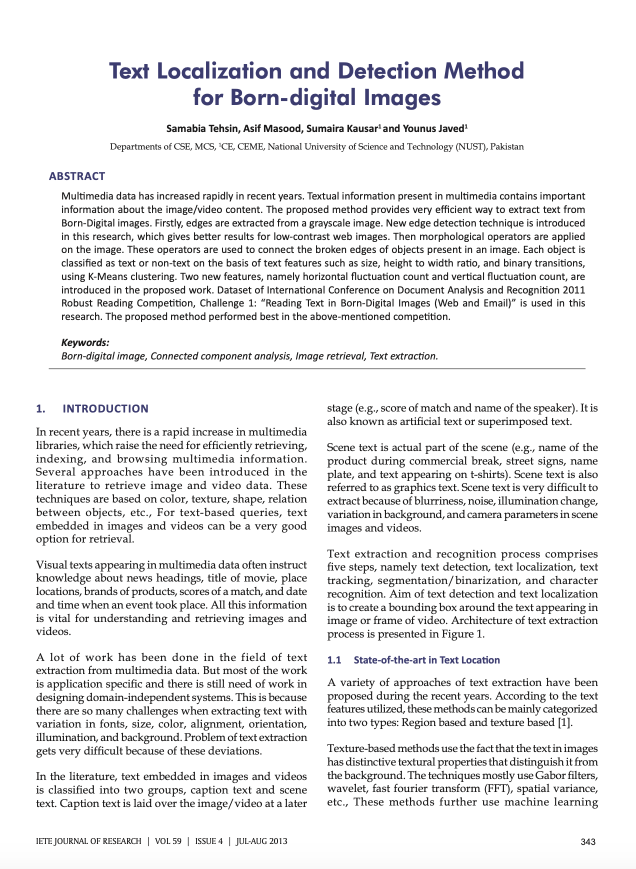
#> input picture Digital Image Processing/allText1.png, 1272 x 1738 px (shown at 1/2 size)
$ python assignment.py
#> lines starting #> are read from the running program, lines starting #| are printed output that depends on the picture; after the words box and inside, x2 and y2 are one past the last pixel; in counts of white or black regions, pixels touching at a corner belong together
import cv2
from matplotlib import pyplot as pt
import numpy as np

def detect_text_and_table(img):
#> called with img = 'allText1.png'
    doc = cv2.imread(img,1)
#> doc is the input picture: shape (1738, 1272, 3); mean B, G, R 235.4, 234.9, 235
    gray = cv2.cvtColor(doc, cv2.COLOR_BGR2GRAY)
    thresh = cv2.adaptiveThreshold(gray,255,cv2.ADAPTIVE_THRESH_MEAN_C, cv2.THRESH_BINARY,3,-1)
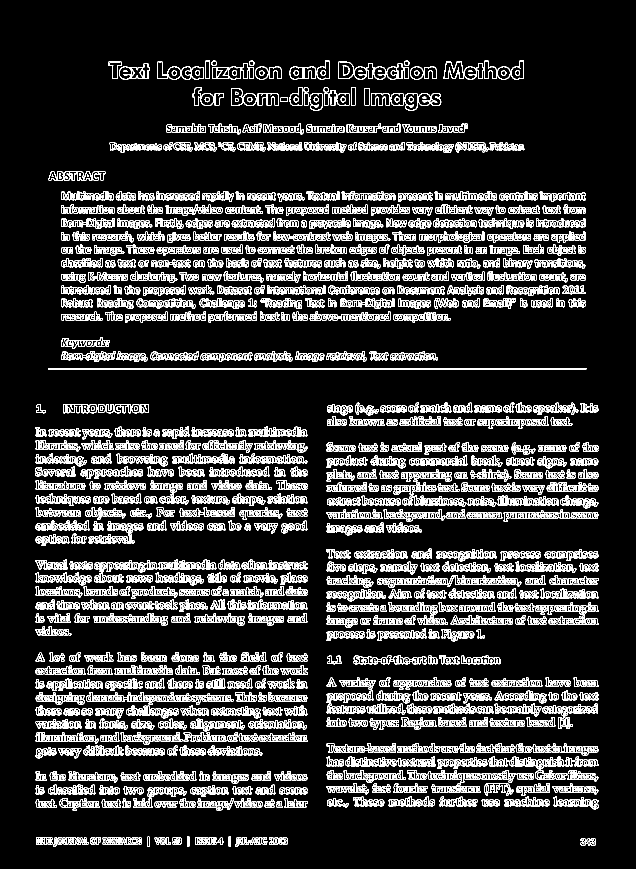
#> thresh: shape (1738, 1272) (shown at 1/2 size); 14.3% white in thin lines or dots, all inside (x1, y1, x2, y2) = (71, 121, 1198, 1694)

    horizontal = np.copy(thresh)

    cols = horizontal.shape[1]
#> cols = 1272
    horizontal_size = cols // 3
#> horizontal_size = 424

    horizontalStructure = cv2.getStructuringElement(cv2.MORPH_RECT, (horizontal_size, 1))
    horizontal = cv2.morphologyEx(horizontal,cv2.MORPH_OPEN,horizontalStructure)
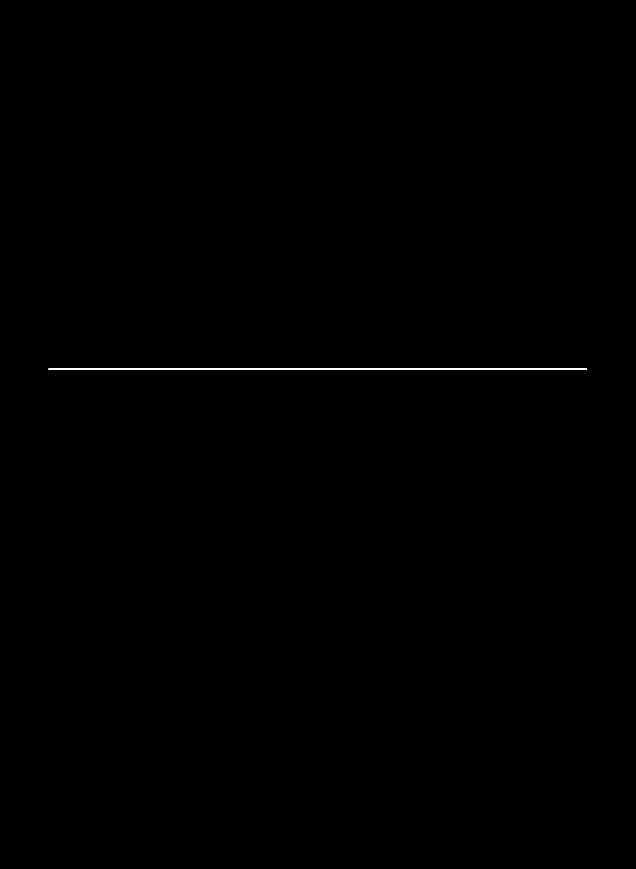
#> horizontal: shape (1738, 1272) (shown at 1/2 size); 0.15% white in thin lines or dots, all inside (x1, y1, x2, y2) = (97, 736, 1174, 740)

    contoursTable, hierarchy = cv2.findContours(horizontal, cv2.RETR_EXTERNAL, cv2.CHAIN_APPROX_SIMPLE)
#> contoursTable = 2 contours, 1 with area under 20; largest, box (x1, y1, x2, y2) and area: (97, 738, 1174, 740) 1076

    if len(contoursTable) >= 4:
        idx = 0
        yaxis = []
        for c in contoursTable:
            x, y, w, h = cv2.boundingRect(c)
            yaxis.append(y)
            idx += 1

        idx = 0
        for c in contoursTable:
            x, y, w, h = cv2.boundingRect(c)
            if (idx == 0):
                cv2.rectangle(doc, (x, y), (x + w, y - (y - yaxis[idx+4]) ), (255,0,0), 3)
                cv2.rectangle(thresh, (x - 20, y + 10), (x + 20 + w , y - (y - yaxis[idx+4])), (0,0,0), -1)

            if (idx % 7 == 0):
                cv2.rectangle(doc, (x, y), (x + w, y - (y - yaxis[idx+4]) ), (255,0,0), 3)
                cv2.rectangle(thresh, (x - 20, y + 10), (x + 20 + w, y - (y - yaxis[idx+4])  ), (0,0,0), -1)
            idx += 1

    kernel = cv2.getStructuringElement(cv2.MORPH_RECT, (5,5))
    text = cv2.dilate(thresh, kernel, iterations = 3)
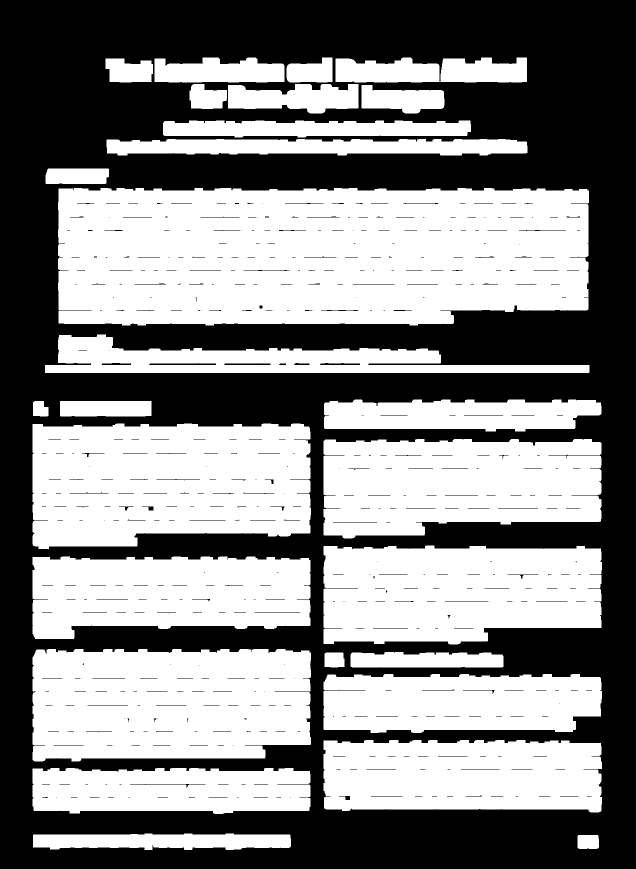
#> text: shape (1738, 1272) (shown at 1/2 size); 52.6% white; 472 black regions (261 under 20 px)

    contoursText, hierarchy= cv2.findContours(text, cv2.RETR_EXTERNAL, cv2.CHAIN_APPROX_SIMPLE)
#> contoursText = 28 contours; largest, box (x1, y1, x2, y2) and area: (116, 376, 1178, 651) 276074, (65, 847, 622, 1098) 124457, (65, 1298, 622, 1523) 116378, (647, 1091, 1204, 1289) 97006, (647, 878, 1203, 1077) 94148

    for c in contoursText:
        x,y,w,h = cv2.boundingRect(c)
        if (h > 800):
            continue
        cv2.rectangle(doc, (x, y), (x + w, y + h), (36,255,12), 2)
#> this loop made 28 passes
#> (x, y, w, h) on passes 1 to 12: (1155, 1670, 43, 28), (66, 1667, 516, 33), (65, 1536, 556, 92), (647, 1480, 557, 145), (647, 1348, 557, 118), (649, 1305, 40, 30), (701, 1304, 306, 31), (65, 1298, 557, 225), (65, 1113, 556, 165), (647, 1091, 557, 198), (647, 878, 556, 199), (65, 847, 557, 251)
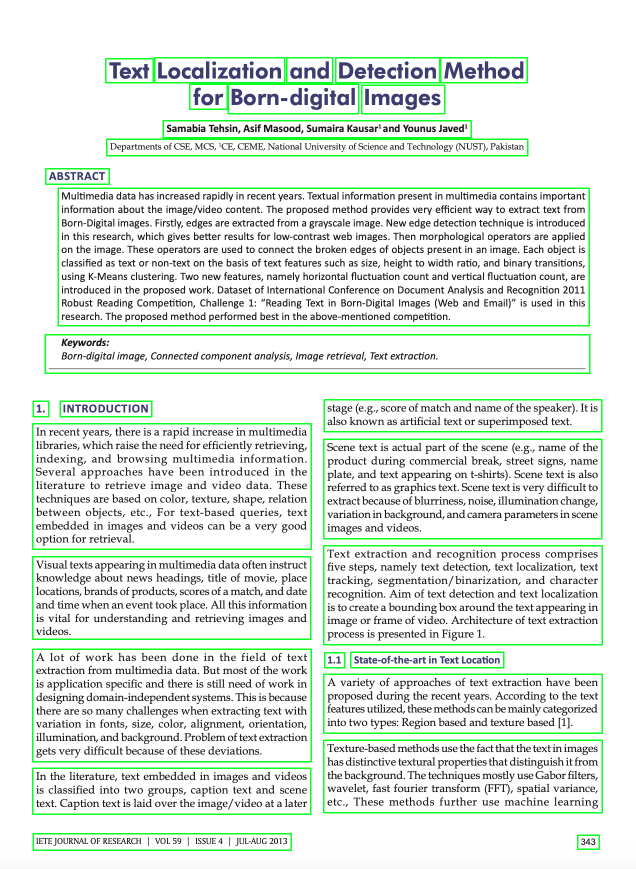
#> doc: shape (1738, 1272, 3) (shown at 1/2 size); 3.71% of pixels changed, all inside (x1, y1, x2, y2) = (64, 114, 1206, 1702)

    return doc

testImages = ['allText1.png','allText2.png','withTable1.png','withTable2.png','withTwoTables1.png','withTwoTables2.png']

for img in range (len(testImages)):
    pt.figure()
    pt.title("Image" + str(img+1))
    pt.imshow(cv2.cvtColor(detect_text_and_table(testImages[img]),cv2.COLOR_BGR2RGB))
#> pass 2 of the loop `for img in range (len(testImages)):`:
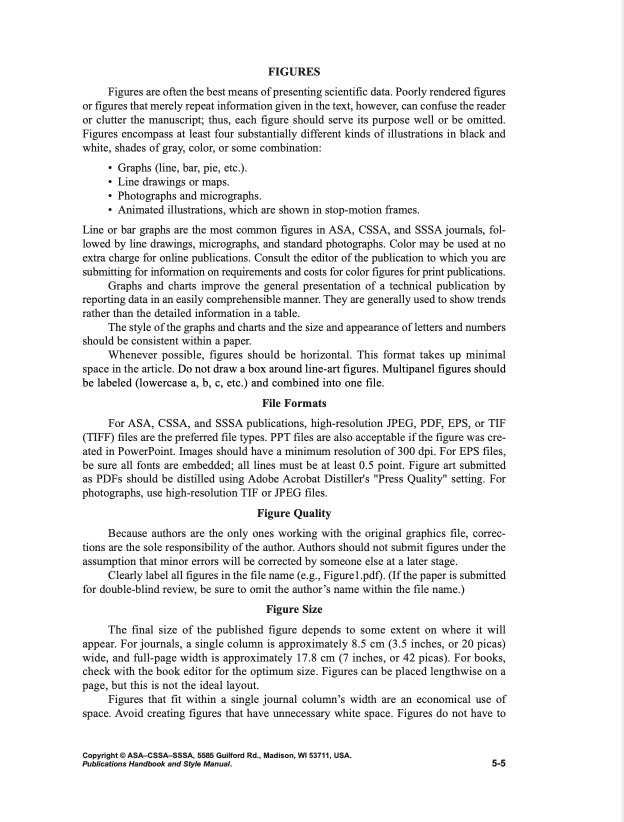
#> input picture Digital Image Processing/allText2.png, 1248 x 1644 px (shown at 1/2 size)
#> in detect_text_and_table, doc is the input picture: shape (1644, 1248, 3); mean B, G, R 239.6, 239.6, 239.7
#> gray: shape (1644, 1248)
#> in detect_text_and_table (call 2), `thresh = cv2.adaptiveThreshold(gray,255,cv2.ADAPTIVE_THRESH_MEAN_C, cv..`:
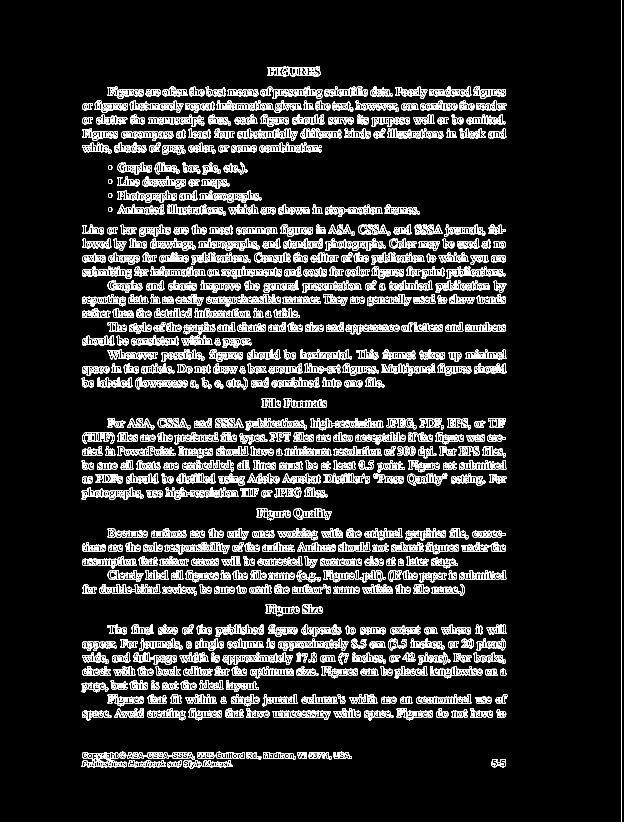
#> thresh: shape (1644, 1248) (shown at 1/2 size); 11% white in thin lines or dots, all inside (x1, y1, x2, y2) = (163, 0, 1243, 1644)
#> horizontal: shape (1644, 1248); every value is 0
#> contoursTable = []
#> kernel = [[1, 1, 1, 1, 1], [1, 1, 1, 1, 1], [1, 1, 1, 1, 1], [1, 1, 1, 1, 1], [1, 1, 1, 1, 1]]
#> text: shape (1644, 1248); 41.4% white; 13 white regions
#> contoursText = 13 contours; largest, box (x1, y1, x2, y2) and area: (157, 443, 1019, 785) 249826, (157, 1243, 1021, 1447) 150759, (157, 830, 1019, 1006) 132782, (158, 1050, 1019, 1198) 111504, (158, 167, 1019, 316) 108059
#> the loop in detect_text_and_table (call 2), `for c in contoursText:` made 13 passes
#> (x, y, w, h) on passes 1 to 8: (977, 1512, 41, 29), (157, 1497, 553, 46), (157, 1243, 864, 204), (525, 1202, 127, 37), (158, 1050, 861, 148), (507, 1010, 163, 37), (157, 830, 862, 176), (517, 790, 143, 32)
#> after the loop in detect_text_and_table (call 2), `for c in contoursText:`:
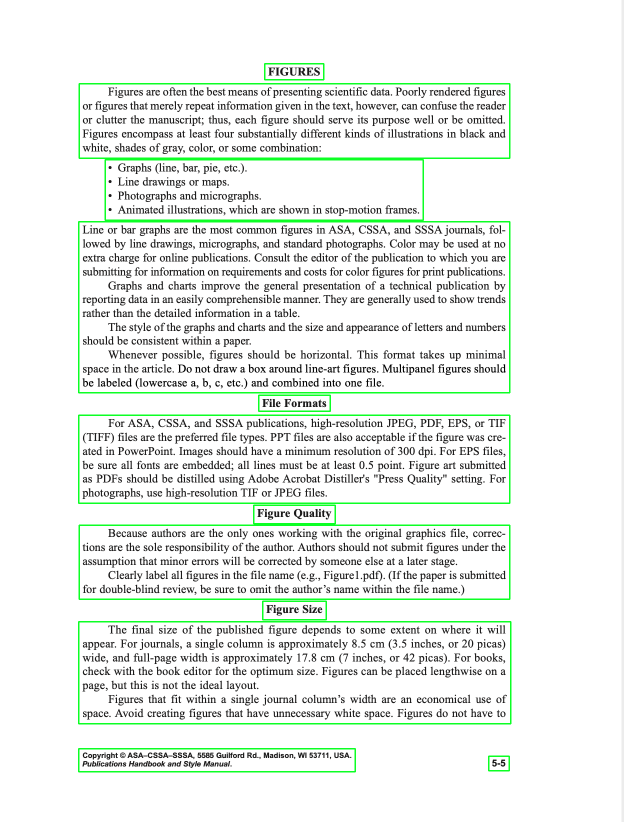
#> doc: shape (1644, 1248, 3) (shown at 1/2 size); 2.17% of pixels changed, all inside (x1, y1, x2, y2) = (156, 126, 1023, 1545)
#> pass 3 of the loop `for img in range (len(testImages)):`:
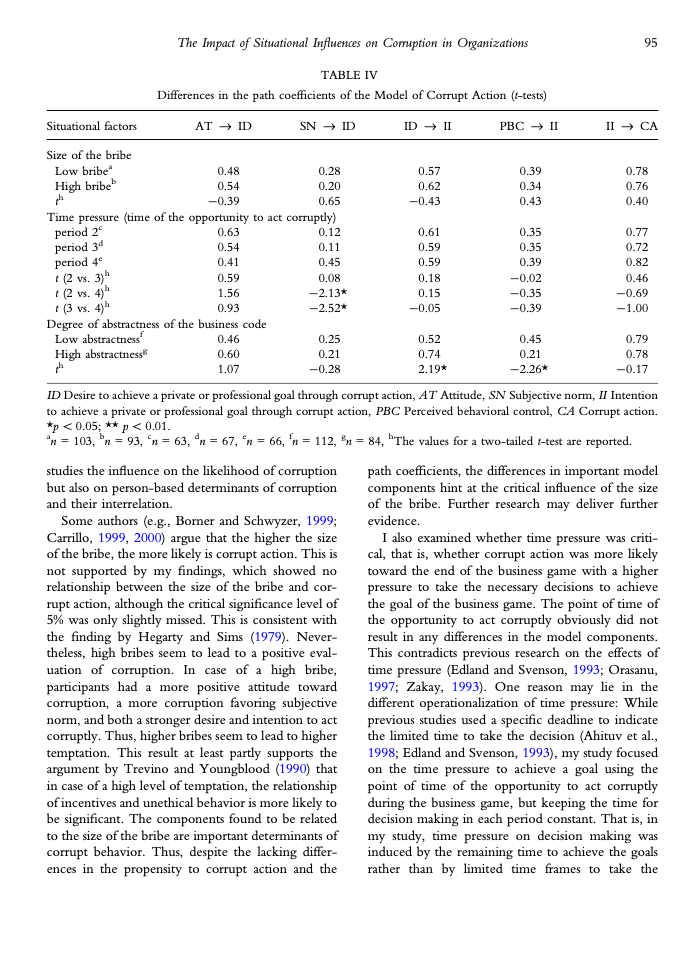
#> input picture Digital Image Processing/withTable1.png, 695 x 953 px
#> in detect_text_and_table, doc is the input picture: shape (953, 695, 3); mean B, G, R 238.8, 238.5, 238.5
#> gray: shape (953, 695)
#> horizontal: shape (953, 695); 0.65% white in thin lines or dots, all inside (x1, y1, x2, y2) = (45, 109, 660, 385)
#> contoursTable = 6 contours, 5 with area under 20; largest, box (x1, y1, x2, y2) and area: (45, 381, 660, 383) 613
#> the loop in detect_text_and_table (call 3), `for c in contoursTable:` made 6 passes
#> (c, y, h) on passes 1 to 6: ([[45, 384], [659, 384]], 384, 1), ([[46, 381], [45, 382], [659, 382], [658, 381]], 381, 2), ([[45, 140], [659, 140]], 140, 1), ([[45, 138], [659, 138]], 138, 1), ([[45, 111], [659, 111]], 111, 1), ([[45, 109], [659, 109]], 109, 1)
#> after the loop in detect_text_and_table (call 3), `for c in contoursTable:`: idx = 6; yaxis = [384, 381, 140, 138, 111, 109]
#> after the loop in detect_text_and_table (call 3), `for c in contoursTable:`:
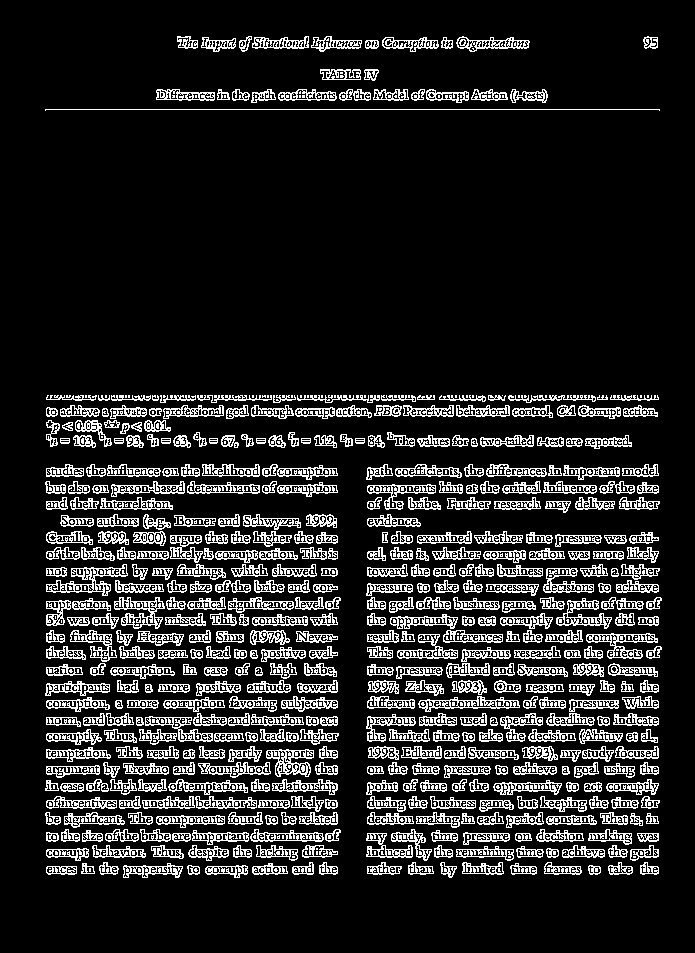
#> thresh: shape (953, 695); 14.2% white in thin lines or dots, all inside (x1, y1, x2, y2) = (45, 36, 662, 878)
#> after the loop in detect_text_and_table (call 3), `for c in contoursTable:`: idx = 6
#> text: shape (953, 695); 47.6% white; 6 white regions
#> contoursText = 6 contours; box (x1, y1, x2, y2) and area: (39, 458, 347, 884) 125735, (360, 458, 668, 884) 124310, (40, 389, 665, 455) 35060, (39, 63, 666, 117) 16688, (171, 30, 536, 58) 8373, (637, 30, 664, 55) 602
#> the loop in detect_text_and_table (call 3), `for c in contoursText:` made 6 passes
#> (x, y, w, h) on passes 1 to 6: (360, 458, 308, 426), (39, 458, 308, 426), (40, 389, 625, 66), (39, 63, 627, 54), (637, 30, 27, 25), (171, 30, 365, 28)
#> after the loop in detect_text_and_table (call 3), `for c in contoursText:`:
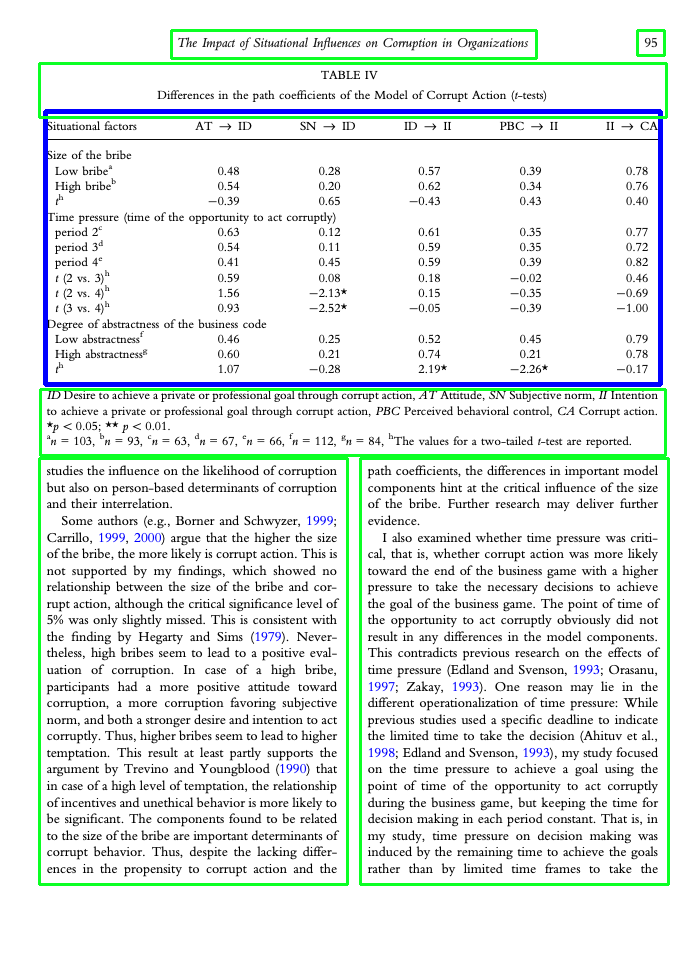
#> doc: shape (953, 695, 3); mean B, G, R 232.7, 235.5, 228.3
#> the loop made 6 passes; the first 3 are shown
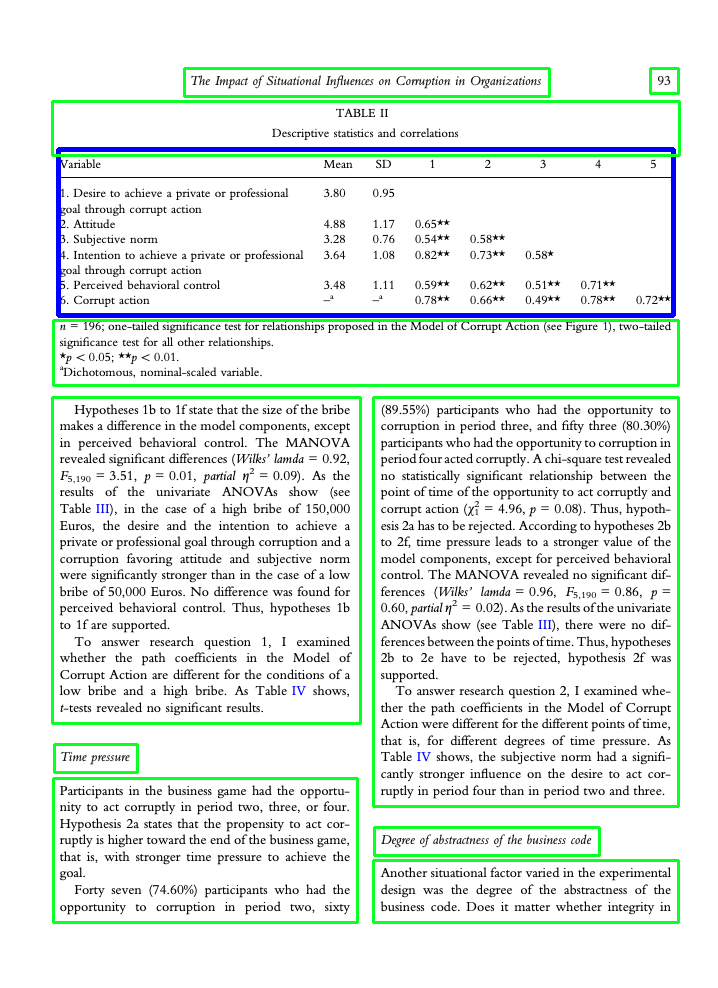
#> shown: shape (988, 718, 3); mean R, G, B 228.8, 237.8, 232.6
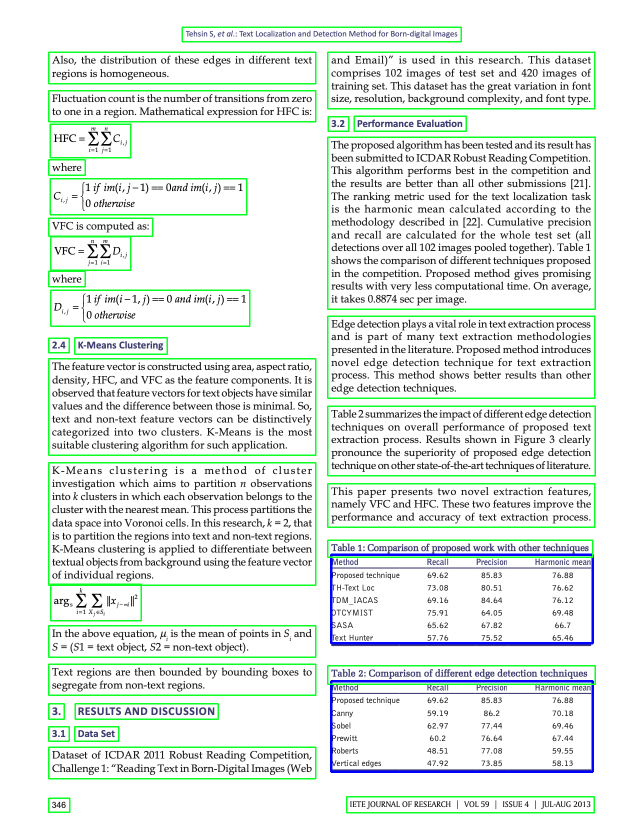
#> shown: shape (1644, 1248, 3) (shown at 1/2 size); mean R, G, B 226.7, 236.2, 229.8
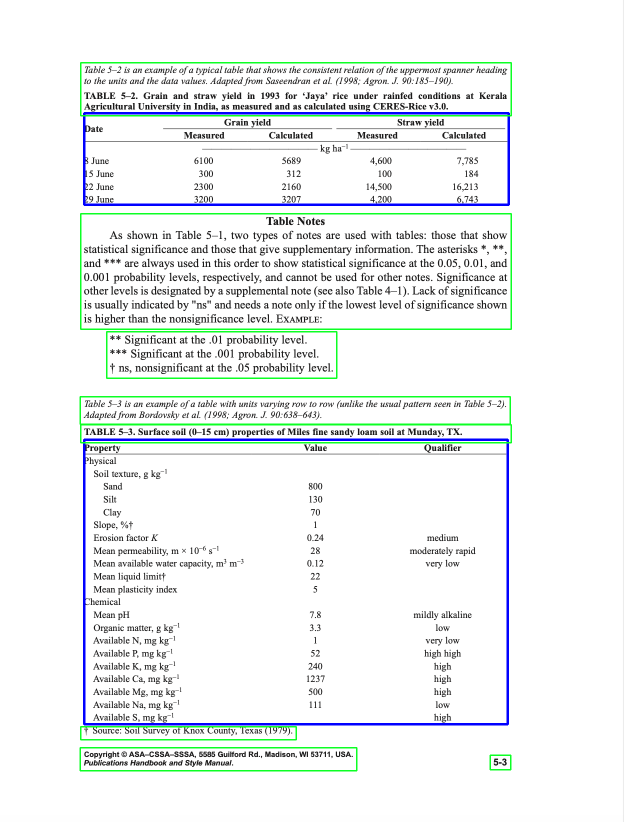
#> shown: shape (1644, 1248, 3) (shown at 1/2 size); mean R, G, B 238.8, 242.5, 242.1
